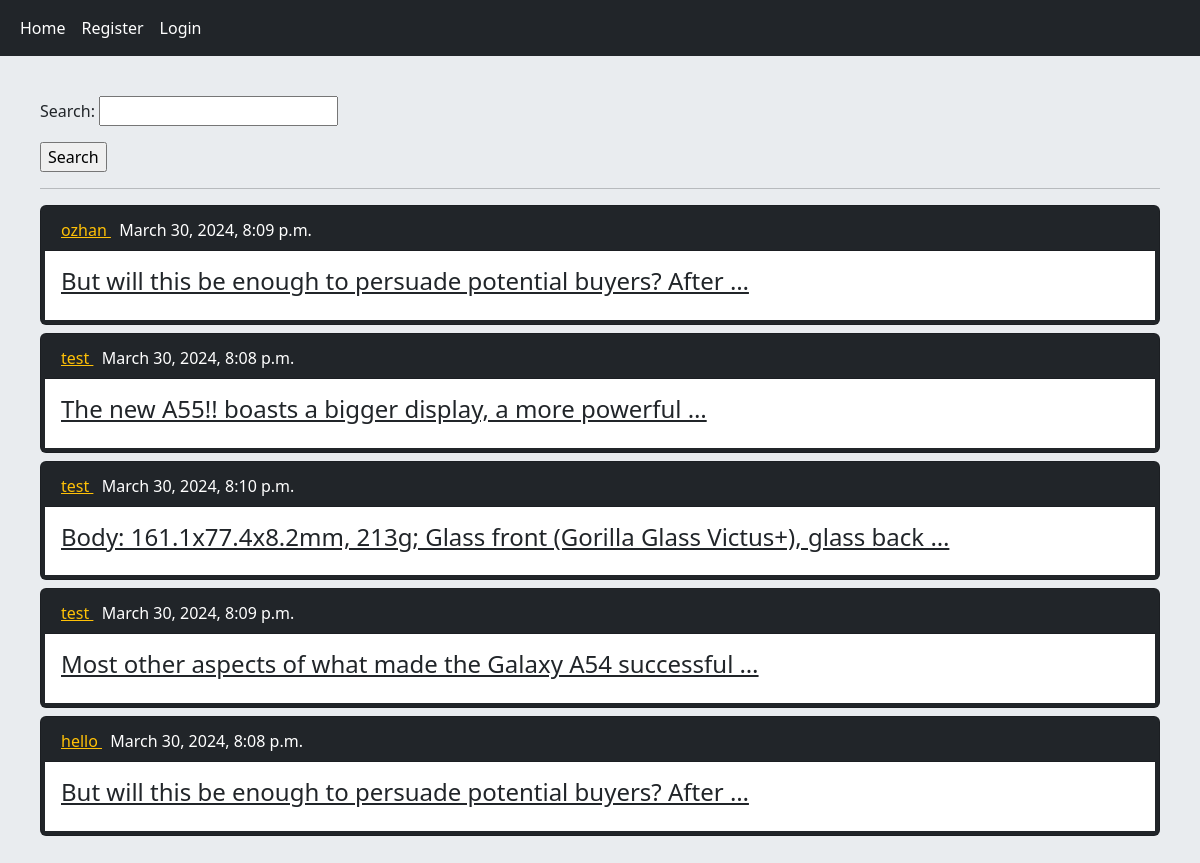
Before: / with the older database file.
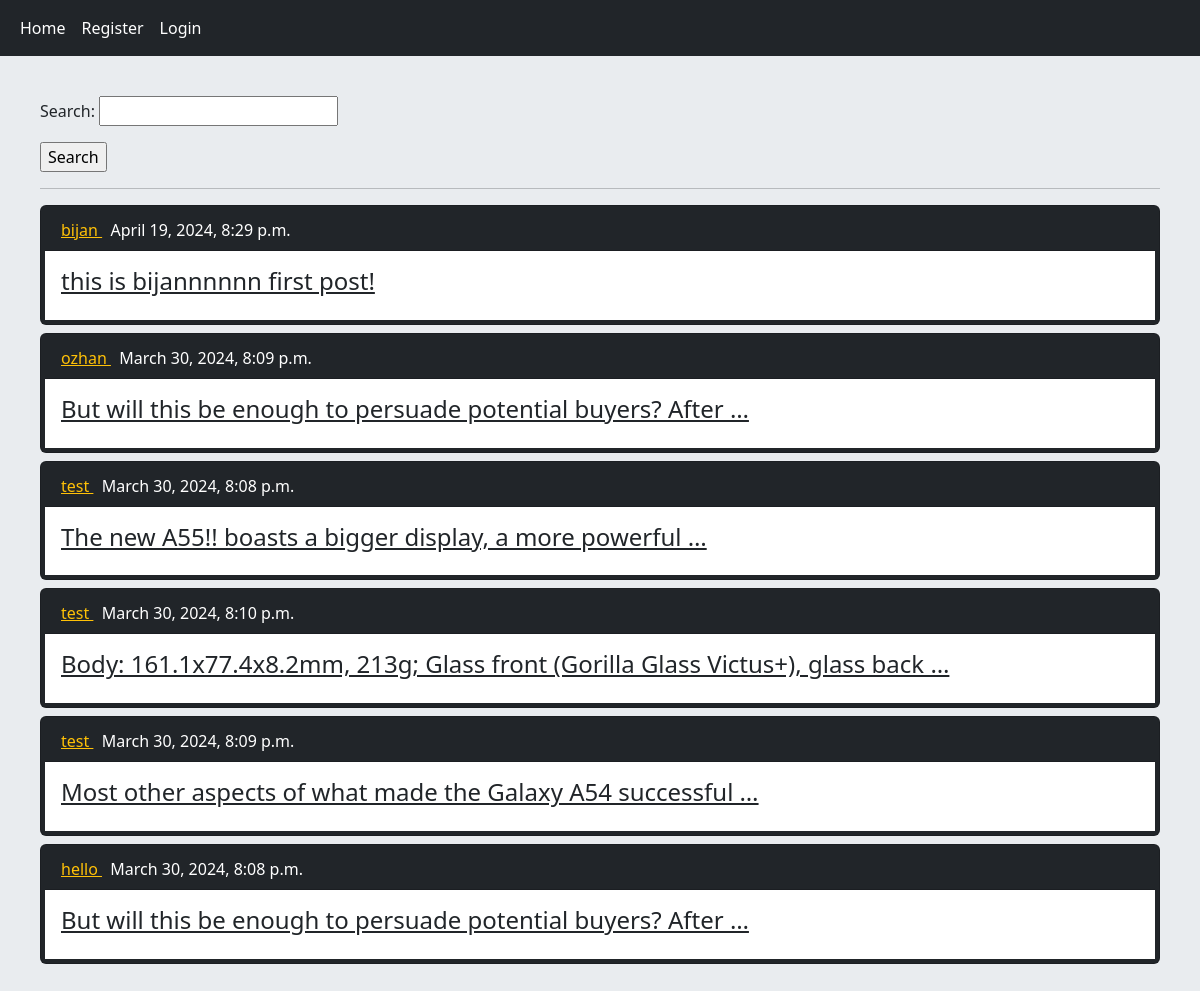
After: the same page with the newer database file.
### home/models.py (models this page shows, shortened)
class Post(models.Model):
    user = models.ForeignKey(User,on_delete=models.CASCADE,related_name='posts')
    body = models.TextField()
    slug = models.SlugField()
    created = models.DateTimeField(auto_now_add=True)
    updated = models.DateTimeField(auto_now=True)
    class Meta():
        ordering = ['-updated']
    def get_absolute_url(self):
        return reverse('home:post_detail',args=(self.id,self.slug))

### home/views.py (the view)
# urls.py: path('',views.HomeView.as_view(),name='home'),
class HomeView(View) :
    form_class = PostSearchForm
    def get(self,request):
        post = Post.objects.all()
        if request.GET.get('search'):
            post = post.filter(body__contains=request.GET['search'])
        return render(request,'home/index.html',{'posts':post,'form':self.form_class})

### home/templates/home/index.html
{% extends 'base.html' %}
{% block content %}
        <form action="" method="get" >
            {{ form.as_p }}
            <input type="submit" value="Search" >
        </form>
        <hr/>
        {% for post in posts %}
            <div class="card bg-dark text-dark mb-2 p-1 " >
                <p class="card-header bg-dark text-white "> <a class="link-warning" href="{% url 'account:user_profile' post.user.id %}" > {{ post.user }} </a> &nbsp {{ post.created}} </p>
                <a href="{{ post.get_absolute_url }}" class="card-body bg-white text-dark " > <h4> {{ post.body|truncatewords:10 }} </h4>   </a>
            </div>
        {% endfor %}
{% endblock %}

Changed rows visible on the page:
added Post: user "bijan", created "April 19, 2024, 8:29 p.m.", body "this is bijannnnnn first post!"
